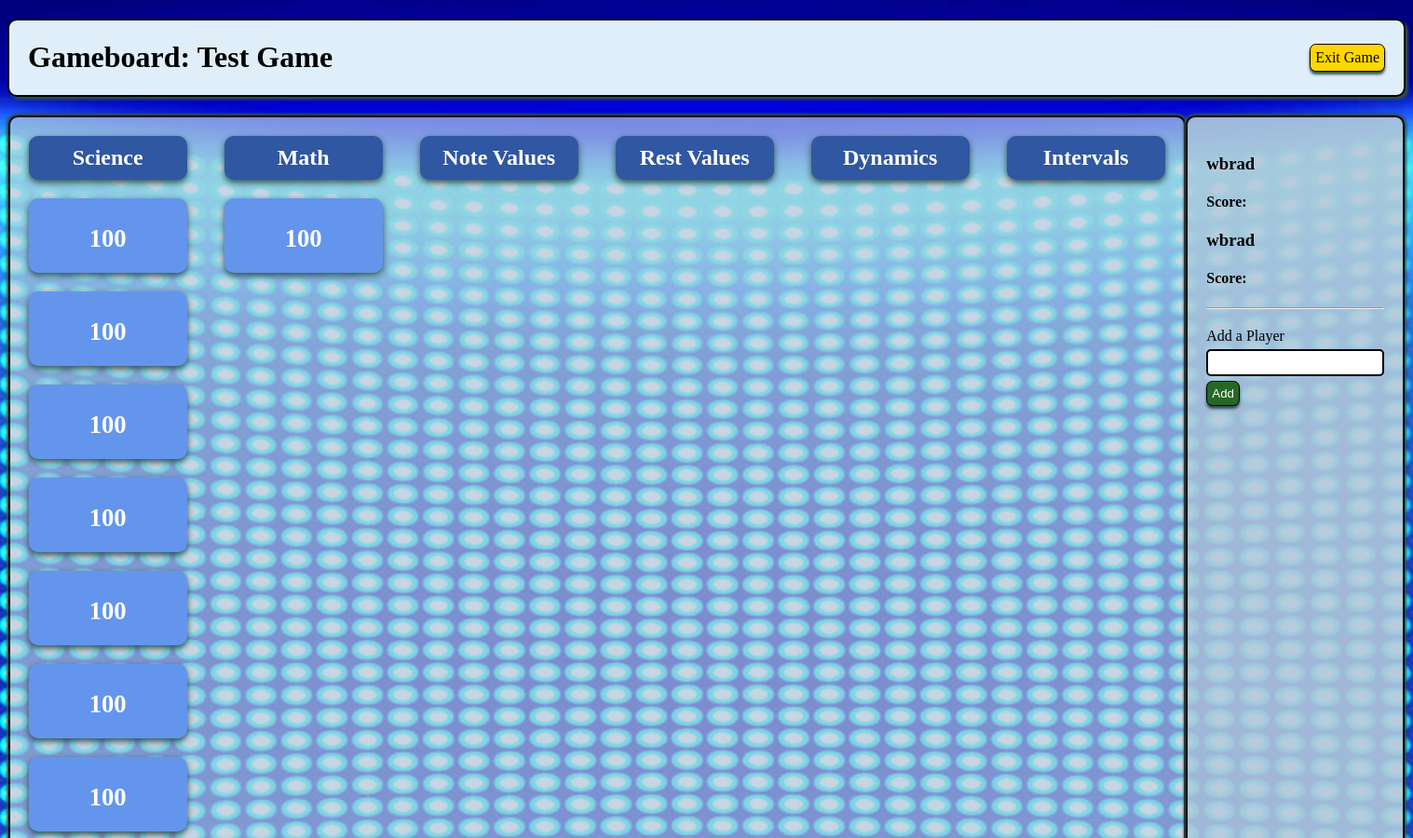
Page /games/play/1 (signed in, upper part) on the earlier database version.
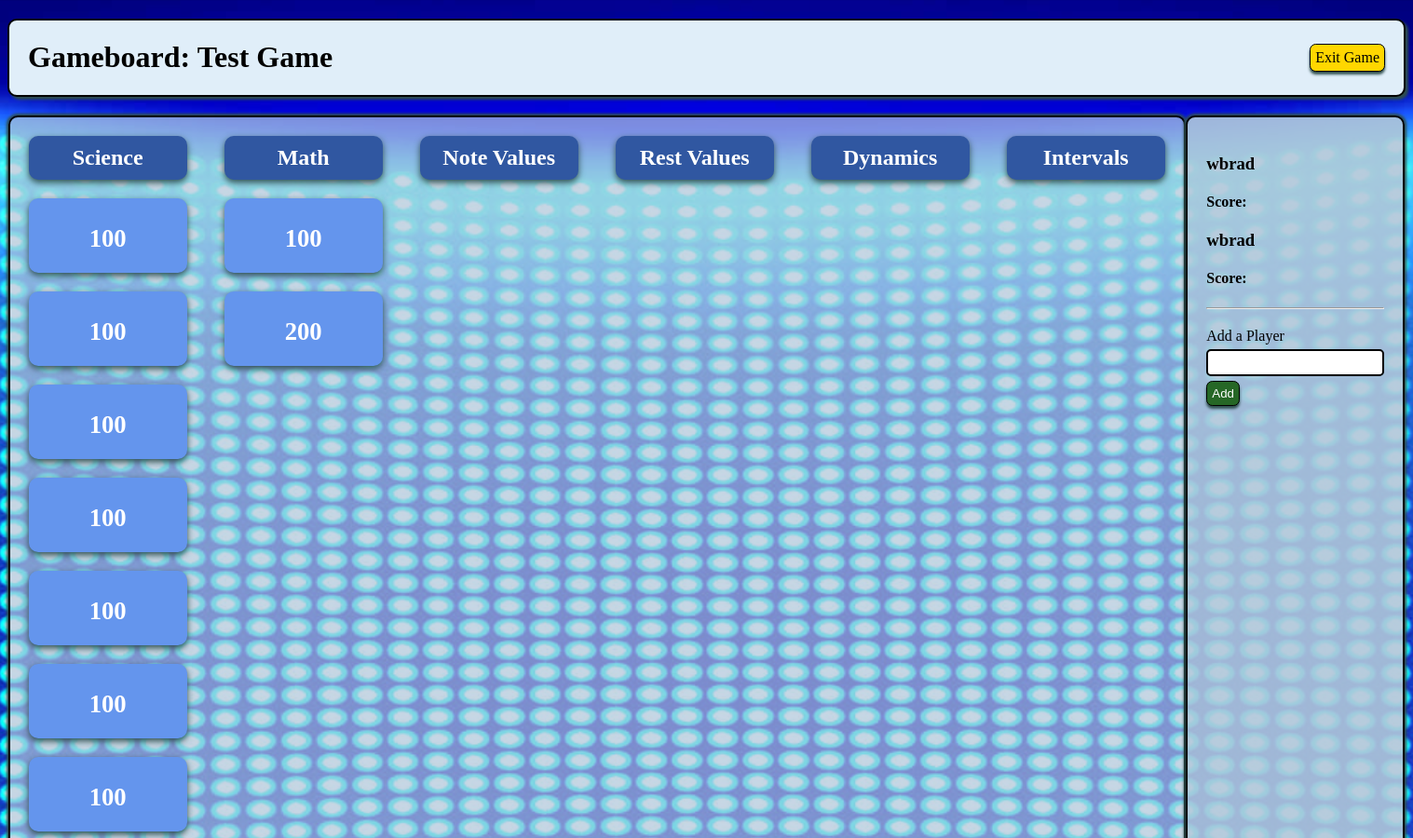
Same page on the later database version.
### gameboard_app/models.py (models this page shows, shortened)
class Category(models.Model):
    name = models.CharField(max_length=255)
    game_assigned = models.ForeignKey(Game, related_name="categories_avail", on_delete = models.CASCADE, default=1)
    created_at = models.DateTimeField(auto_now_add=True)
    updated_at = models.DateTimeField(auto_now=True)

class Question(models.Model):
    question = models.TextField()
    file = models.FileField(upload_to='question_files/', null=True, blank=True, default='')
    pic = models.ImageField(upload_to='question_images/', null=True, blank=True, default='')
    answer = models.CharField(max_length=255)
    points = models.IntegerField(default=100)
    played = models.BooleanField(default=False)
    category_assigned = models.ForeignKey(Category, related_name="question_list", on_delete = models.CASCADE, default=1)
    created_at = models.DateTimeField(auto_now_add=True)
    updated_at = models.DateTimeField(auto_now=True)

### gameboard_app/views.py (the view)
# urls.py: path('play/<int:game_id>', views.play_gameboard, name='play'),
def play_gameboard(request, game_id):
    if 'user_id' not in request.session:
        return redirect('/')
    game = Game.get_by_id(game_id)
    categories = game.categories_avail.all()
    game_over = True
    if not game.is_active:
        game.update_activity({'id': game_id, 'is_active': True})
    for category in categories:
        if category.question_list.filter(played=False):
            game_over = False
    context = {
        'game': game,
        'categories': categories,
        'game_over': game_over
    }
    return render(request, 'gameboard.html', context)

### gameboard_app/models.py (called while the page is built)
    @classmethod
    def get_by_id(cls, id):
        return cls.objects.get(id=id)

    @classmethod
    def update_activity(cls, data):
        game = cls.objects.get(id=data['id'])
        game.is_active = data['is_active']
        game.save()
        return game

### gameboard_app/templates/gameboard.html (shortened to what this page needs)
<!DOCTYPE html>
<html lang="en">
<head>
    {% load static %}
    <link rel="stylesheet" href="{% static 'css/style.css' %}">
</head>
<body>
    <div class="game_wrapper">
        <div class="nav_bar">
            <h1>Gameboard: {{ game.title }}</h1>
            <a class="back" href="{% url 'main_select' %}">Exit Game</a>
        </div>
        <div style="display: flex; justify-content: space-evenly;">
            <div class="play_box">
                {% for category in categories %}
                    <div class="cat_box">
                        <h2 class="cat_title">{{ category.name }}</h2>
                        {% for question in category.question_list.all|dictsort:"points" %}
                            {% if not question.played %}
                                <div class="ques_box">
                                    <h3><a class="q_link" href="{% url 'show_ques' question.id %}">{{ question.points }}</a></h3>
                                </div>
                            {% else %}
                                <div class="played">
                                    <h3><p class="played_text">{{ question.points }}</p></h3>
                                </div>
                            {% endif %}
                        {% endfor %}
                    </div>
                {% endfor %}
            </div>
            <div class="player_box">
                {% if 'player_1' in request.session and 'player_2' in request.session %}
                    <h3>{{ request.session.player_1 }}</h3>
                    <h4>Score: {{ request.session.score_1 }}</h4>
                    <h3>{{ request.session.player_2 }}</h3>
                    <h4>Score: {{ request.session.score_2 }}</h4>
                {% elif 'player_1' in request.session %}
                    <h3>{{ request.session.player_1 }}</h3>
                    <h4>Score: {{ request.session.score_1 }}</h4>
                {% else %}
                    <h3>[Need a Player]</h3>
                    <h4>Score: </h4>
                {% endif %}
                <hr style="margin-bottom: 20px;">
                <form action="{% url 'add_player' %}" method="post">
                    <label for="player_name">Add a Player</label>
                    <p><input class="input" type="text" name="player_name"></p>
                    <p><input class="add" type="submit" value="Add"></p>
                </form>
            </div>
        </div>
    </div>
</body>
</html>

Differences in the rows shown:
added Question: points "200", shown under Category "Math"
